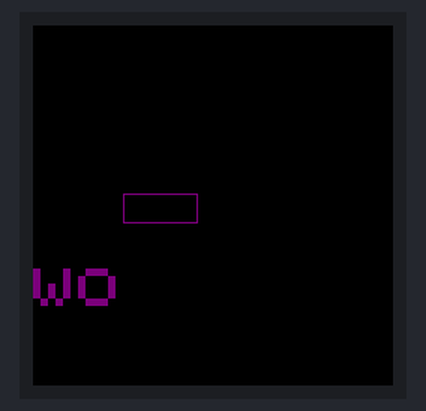
The sketch below on a simulated Arduino Uno, built with avr-gcc and run on an emulated ATmega328P. Shown: 240×240 colour display. What the sketch prints to the serial monitor is not drawn.

Above: at 0.3 s.
At 1.3 s:
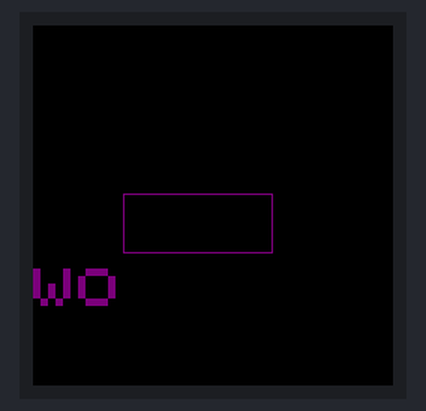
At 2.3 s:
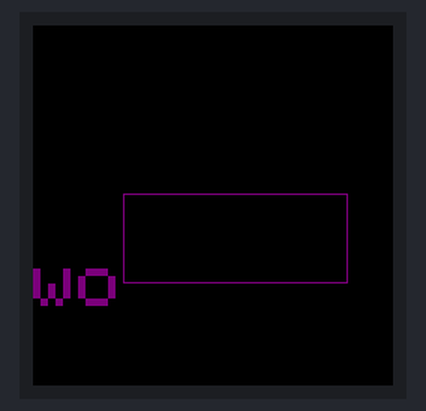
At 3.4 s:
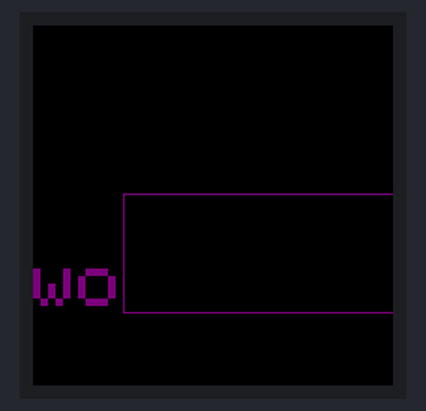
At 4.4 s:
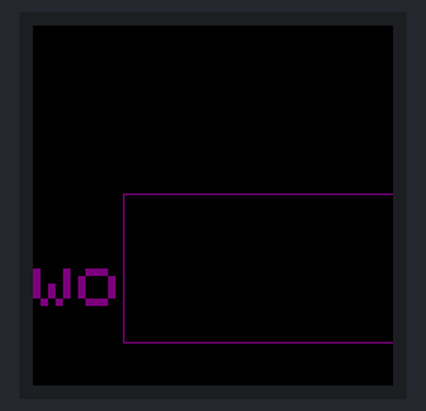

The sketch:

simpleSquare.ino
```cpp
#include "SPI.h"
#include "Adafruit_GFX.h"
#include "Adafruit_GC9A01A.h"

#define TFT_DC  9
#define TFT_CS 10
#define TFT_RS 8

Adafruit_GC9A01A tft(TFT_CS, TFT_DC, TFT_RS);

int display_width;
int display_height;

void setup() {
  Serial.begin(9600);
  Serial.println("GC9A01A Test!");

  SPI.beginTransaction(SPISettings(1000000, MSBFIRST, SPI_MODE0));
  tft.begin();

  display_width  = tft.width();
  display_height = tft.height();

  Serial.print("W: "); Serial.println(display_width);
  Serial.print("H: "); Serial.println(display_height);
  Serial.println(F("Done!"));

  tft.setRotation(0);
  tft.fillScreen(GC9A01A_BLACK);
  //tft.setTextSize(2);

}

void loop(void) {
  tft.setTextSize(5);
  tft.setTextColor(GC9A01A_PURPLE);
  tft.setCursor(display_width / 2 - 60, display_height / 2 - 8);
  tft.print("Hello world!"); // use print(), not write()
  for(int i = 0; i < 5; i++){
    tft.fillRect(display_width / 2 - 60, display_height / 2 - 8, display_width, display_height, GC9A01A_BLACK);
    yield();
    tft.drawRect(display_width / 2 - 60, display_height / 2 - 8, 50*(i+1), 20*(i+1), GC9A01A_PURPLE);
    delay(1000);
  }
}
```

Measured:
- by itself, everything shown: repeats every 5.1 s, in 5 steps
- what the display in image 1 shows lasts 1.0 s, from 1.3 s to 2.3 s
